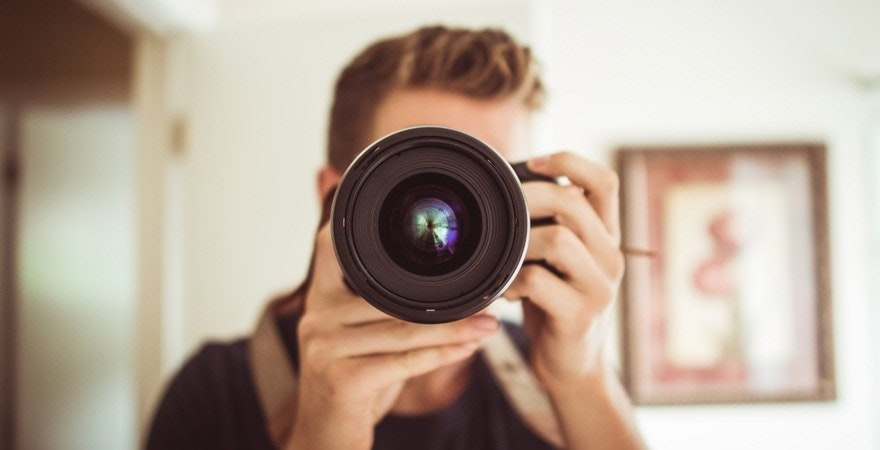
#> input picture Labs-DPnS/Domasna 2/img1.jpg, 880 x 450 px
$ python edge_detection.py
#> lines starting #> are read from the running program, lines starting #| are printed output that depends on the picture
import cv2
import numpy as np

image = cv2.imread('img1.jpg', cv2.COLOR_BGR2GRAY)
#> image is the input picture: shape (450, 880, 3); mean B, G, R 150.8, 165.2, 181.9

filter1 = np.array([[-1, -1, -1], [0, 1, 0], [1, 1, 1]])
filter2 = np.array([[1, 0, -1], [1, 1, -1], [1, -1, -1]])
filter3 = np.array([[2, 1, 0], [-1, 1, 1], [1, 1, 1]])
filter4 = np.array([[1, 0, -1], [-1, 1, 1], [1, 1, 1]])

result1 = cv2.filter2D(image, -1, filter1)
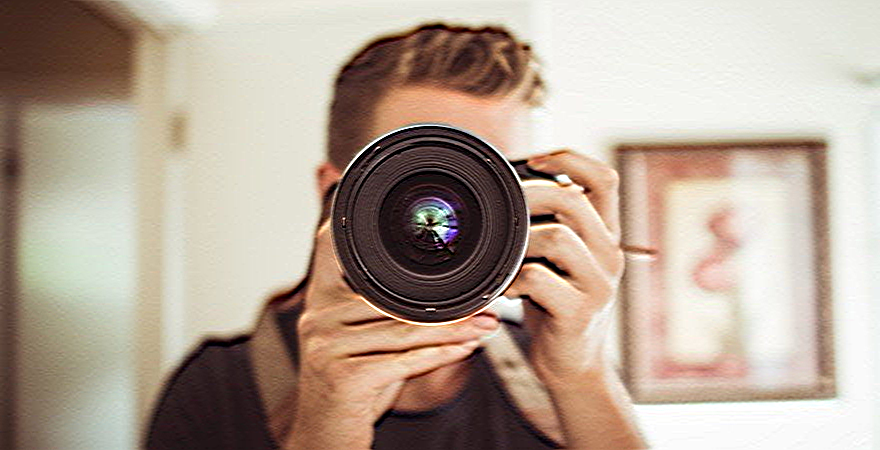
#> result1: shape (450, 880, 3); mean B, G, R 149.9, 164.2, 180.9
result2 = cv2.filter2D(image, -1, filter2)
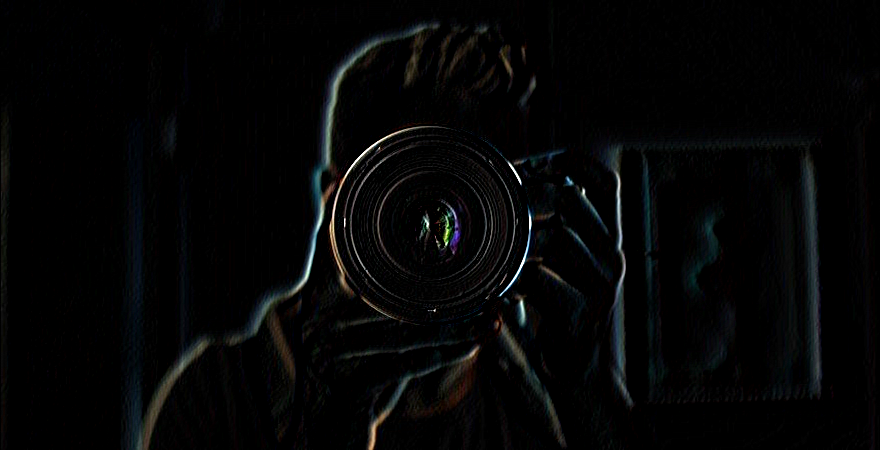
#> result2: shape (450, 880, 3); mean B, G, R 5.7, 5.5, 5.1
result3 = cv2.filter2D(image, -1, filter3)
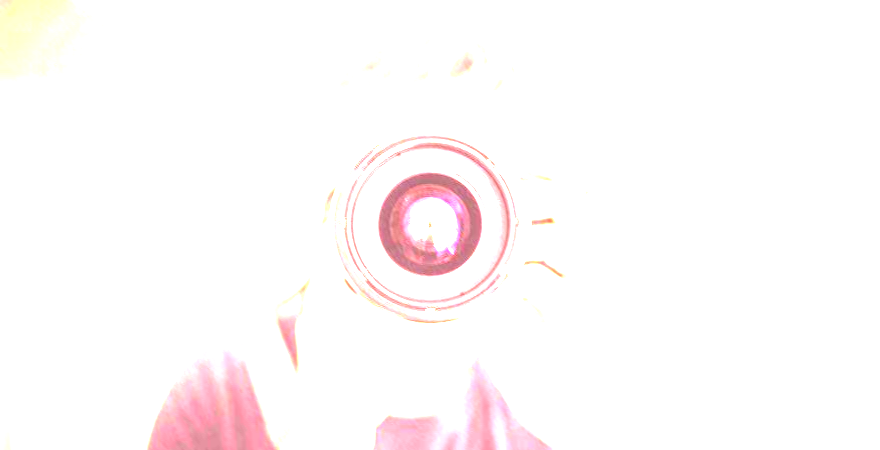
#> result3: shape (450, 880, 3); mean B, G, R 250.4, 250.1, 254.5
result4 = cv2.filter2D(image, -1, filter4)
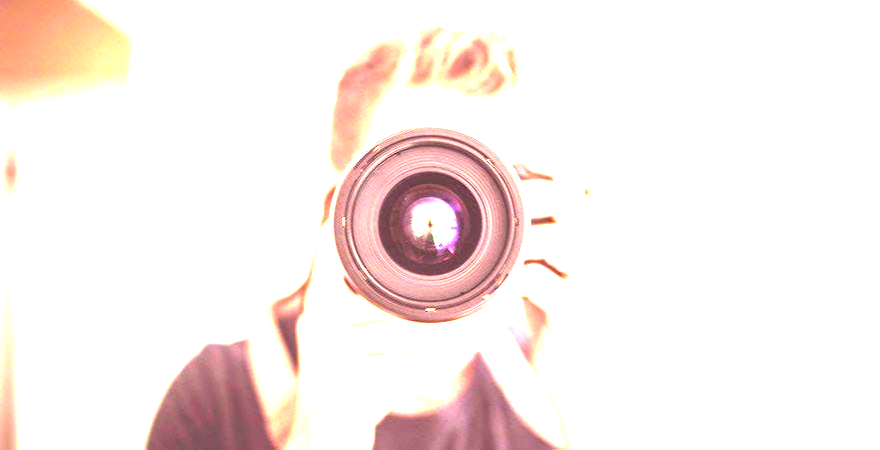
#> result4: shape (450, 880, 3); mean B, G, R 235.1, 238, 248.6

combined_result = cv2.bitwise_or(cv2.bitwise_or(result1, result2), cv2.bitwise_or(result3, result4))
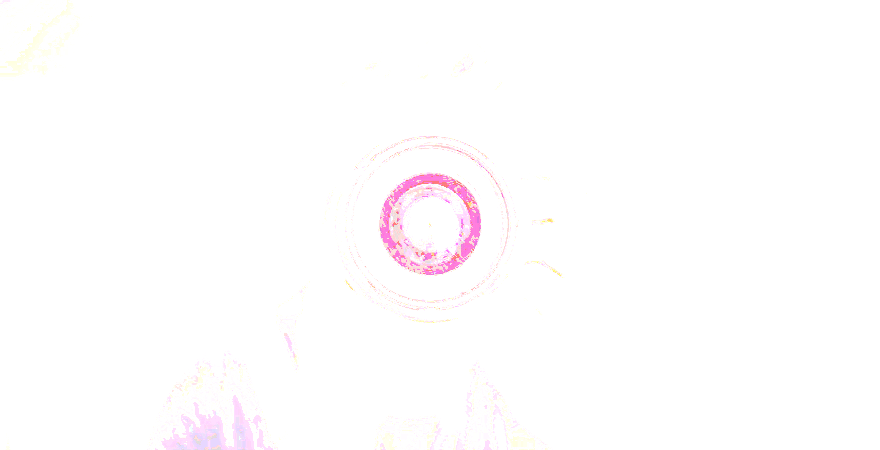
#> combined_result: shape (450, 880, 3); mean B, G, R 254.2, 253.5, 254.9

cv2.imshow('Filter 1', result1)
cv2.imshow('Filter 2', result2)
cv2.imshow('Filter 3', result3)
cv2.imshow('Filter 4', result4)
cv2.imwrite('Filter_1.jpg', result1)
cv2.imwrite('Filter_2.jpg', result2)
cv2.imwrite('Filter_3.jpg', result3)
cv2.imwrite('Filter_4.jpg', result4)
cv2.imwrite('Combined Result.jpg', combined_result)

cv2.waitKey(0)
